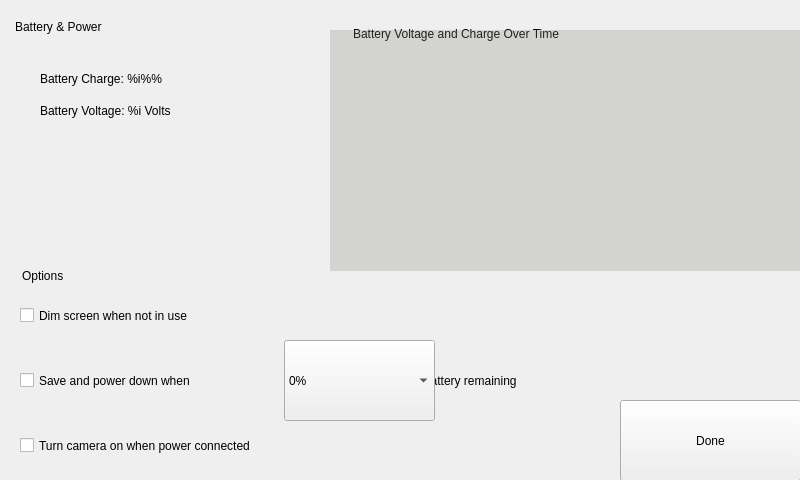
<?xml version="1.0" encoding="UTF-8"?>
<ui version="4.0">
 <class>Form</class>
 <widget class="QWidget" name="Form">
  <property name="geometry">
   <rect>
    <x>0</x>
    <y>0</y>
    <width>800</width>
    <height>480</height>
   </rect>
  </property>
  <property name="windowTitle">
   <string>Battery &amp; Power</string>
  </property>
  <widget class="Backdrop" name="backdrop">
   <property name="geometry">
    <rect>
     <x>0</x>
     <y>0</y>
     <width>801</width>
     <height>481</height>
    </rect>
   </property>
  </widget>
  <widget class="Backdrop" name="backdrop_2">
   <property name="geometry">
    <rect>
     <x>0</x>
     <y>0</y>
     <width>801</width>
     <height>481</height>
    </rect>
   </property>
  </widget>
  <widget class="HeaderLabel" name="headerlabel">
   <property name="geometry">
    <rect>
     <x>15</x>
     <y>11</y>
     <width>191</width>
     <height>31</height>
    </rect>
   </property>
   <property name="text">
    <string>Battery &amp; Power</string>
   </property>
  </widget>
  <widget class="Label" name="uiChargeLabel">
   <property name="geometry">
    <rect>
     <x>40</x>
     <y>63</y>
     <width>211</width>
     <height>31</height>
    </rect>
   </property>
   <property name="text">
    <string>Battery Charge: %i%%</string>
   </property>
  </widget>
  <widget class="Label" name="uiVoltageLabel">
   <property name="geometry">
    <rect>
     <x>40</x>
     <y>100</y>
     <width>211</width>
     <height>21</height>
    </rect>
   </property>
   <property name="text">
    <string>Battery Voltage: %i Volts</string>
   </property>
  </widget>
  <widget class="Label" name="label_3">
   <property name="geometry">
    <rect>
     <x>353</x>
     <y>19</y>
     <width>371</width>
     <height>30</height>
    </rect>
   </property>
   <property name="text">
    <string>Battery Voltage and Charge Over Time</string>
   </property>
  </widget>
  <widget class="HeaderLabel" name="headerlabel_2">
   <property name="geometry">
    <rect>
     <x>22</x>
     <y>260</y>
     <width>141</width>
     <height>31</height>
    </rect>
   </property>
   <property name="text">
    <string>Options</string>
   </property>
  </widget>
  <widget class="CheckBox" name="uiDimScreen">
   <property name="geometry">
    <rect>
     <x>20</x>
     <y>280</y>
     <width>281</width>
     <height>71</height>
    </rect>
   </property>
   <property name="text">
    <string>Dim screen when not in use</string>
   </property>
   <property name="clickMarginBottomSetter" stdset="0">
    <enum>CheckBox::half</enum>
   </property>
  </widget>
  <widget class="CheckBox" name="uiSafelyPowerDown">
   <property name="geometry">
    <rect>
     <x>20</x>
     <y>350</y>
     <width>281</width>
     <height>61</height>
    </rect>
   </property>
   <property name="text">
    <string>Save and power down when</string>
   </property>
   <property name="clickMarginTopSetter" stdset="0">
    <enum>CheckBox::half</enum>
   </property>
   <property name="clickMarginBottomSetter" stdset="0">
    <enum>CheckBox::half</enum>
   </property>
  </widget>
  <widget class="ComboBox" name="uiPowerDownThreshold">
   <property name="geometry">
    <rect>
     <x>284</x>
     <y>340</y>
     <width>151</width>
     <height>81</height>
    </rect>
   </property>
   <item>
    <property name="text">
     <string>0%</string>
    </property>
   </item>
   <item>
    <property name="text">
     <string>5%</string>
    </property>
   </item>
   <item>
    <property name="text">
     <string>10%</string>
    </property>
   </item>
   <item>
    <property name="text">
     <string>15%</string>
    </property>
   </item>
   <item>
    <property name="text">
     <string>20%</string>
    </property>
   </item>
   <item>
    <property name="text">
     <string>50%</string>
    </property>
   </item>
   <item>
    <property name="text">
     <string>100%</string>
    </property>
   </item>
  </widget>
  <widget class="Label" name="label_4">
   <property name="geometry">
    <rect>
     <x>424</x>
     <y>360</y>
     <width>161</width>
     <height>41</height>
    </rect>
   </property>
   <property name="text">
    <string>battery remaining</string>
   </property>
  </widget>
  <widget class="CheckBox" name="uiStartWhenPowered">
   <property name="geometry">
    <rect>
     <x>20</x>
     <y>410</y>
     <width>371</width>
     <height>71</height>
    </rect>
   </property>
   <property name="text">
    <string>Turn camera on when power connected</string>
   </property>
   <property name="clickMarginTopSetter" stdset="0">
    <enum>CheckBox::half</enum>
   </property>
  </widget>
  <widget class="Button" name="uiDone">
   <property name="geometry">
    <rect>
     <x>620</x>
     <y>400</y>
     <width>181</width>
     <height>81</height>
    </rect>
   </property>
   <property name="text">
    <string>Done</string>
   </property>
  </widget>
  <widget class="QWidget" name="uiChart" native="true">
   <property name="geometry">
    <rect>
     <x>330</x>
     <y>30</y>
     <width>471</width>
     <height>241</height>
    </rect>
   </property>
   <property name="styleSheet">
    <string notr="true">background: rgba(128, 128, 113, 64)</string>
   </property>
  </widget>
  <zorder>backdrop</zorder>
  <zorder>backdrop_2</zorder>
  <zorder>headerlabel</zorder>
  <zorder>uiChargeLabel</zorder>
  <zorder>uiVoltageLabel</zorder>
  <zorder>label_3</zorder>
  <zorder>headerlabel_2</zorder>
  <zorder>uiDimScreen</zorder>
  <zorder>uiSafelyPowerDown</zorder>
  <zorder>label_4</zorder>
  <zorder>uiStartWhenPowered</zorder>
  <zorder>uiPowerDownThreshold</zorder>
  <zorder>uiDone</zorder>
  <zorder>uiChart</zorder>
 </widget>
 <customwidgets>
  <customwidget>
   <class>Backdrop</class>
   <extends>QLabel</extends>
   <header>backdrop</header>
  </customwidget>
  <customwidget>
   <class>Button</class>
   <extends>QPushButton</extends>
   <header>button</header>
  </customwidget>
  <customwidget>
   <class>CheckBox</class>
   <extends>QCheckBox</extends>
   <header>check_box</header>
  </customwidget>
  <customwidget>
   <class>ComboBox</class>
   <extends>QComboBox</extends>
   <header>combo_box</header>
  </customwidget>
  <customwidget>
   <class>HeaderLabel</class>
   <extends>QLabel</extends>
   <header>header_label</header>
  </customwidget>
  <customwidget>
   <class>Label</class>
   <extends>QLabel</extends>
   <header>label</header>
  </customwidget>
 </customwidgets>
 <resources/>
 <connections/>
</ui>
